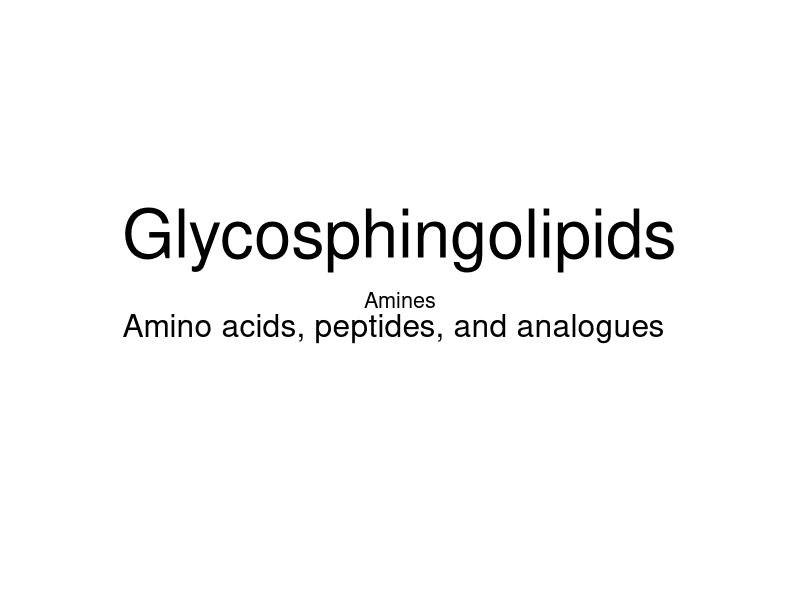
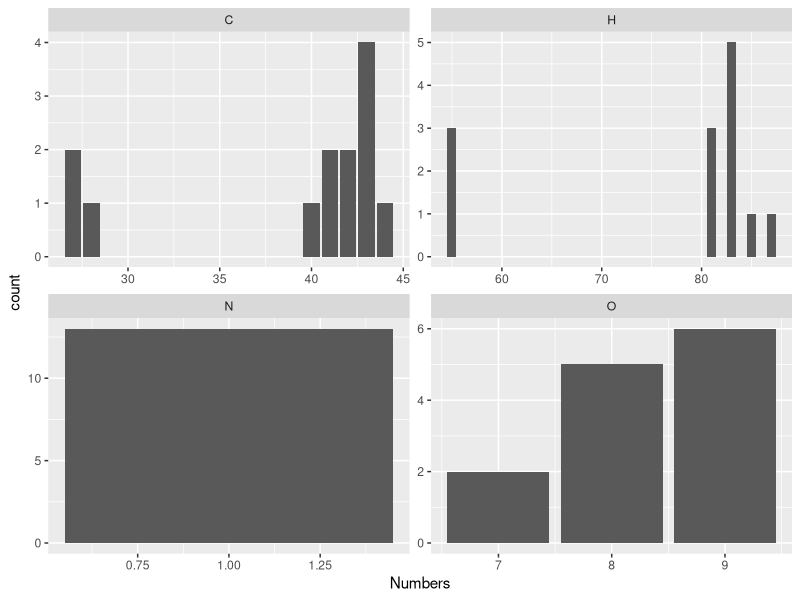
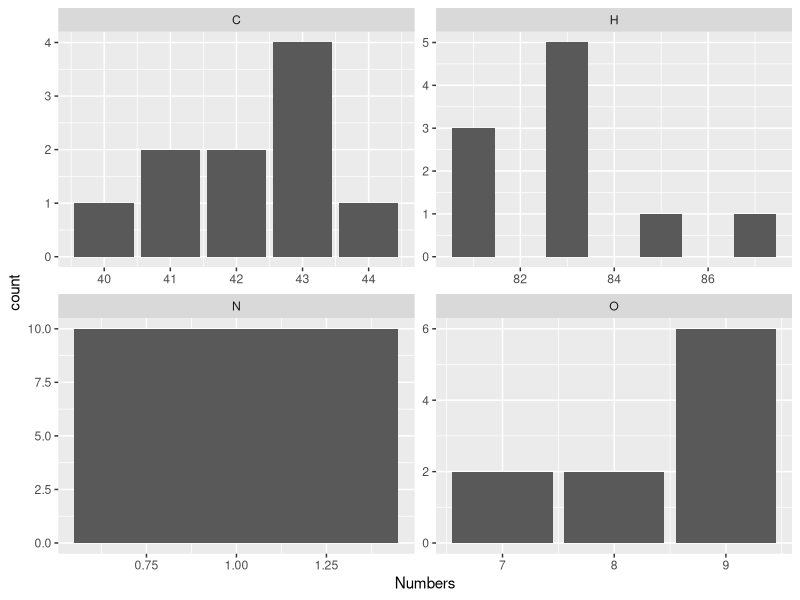
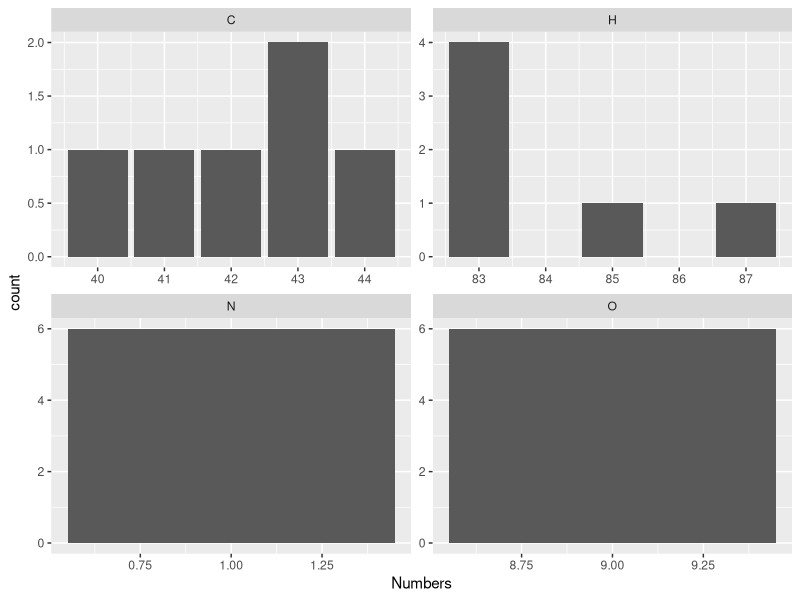
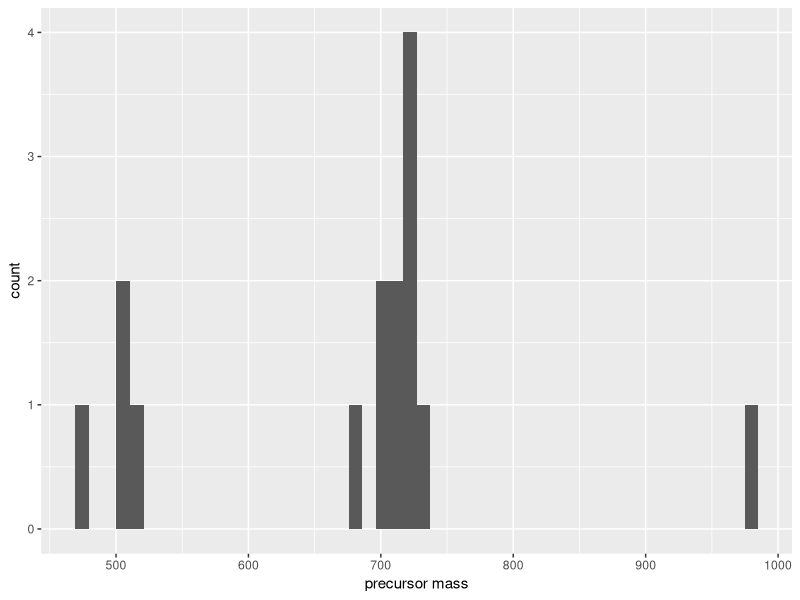
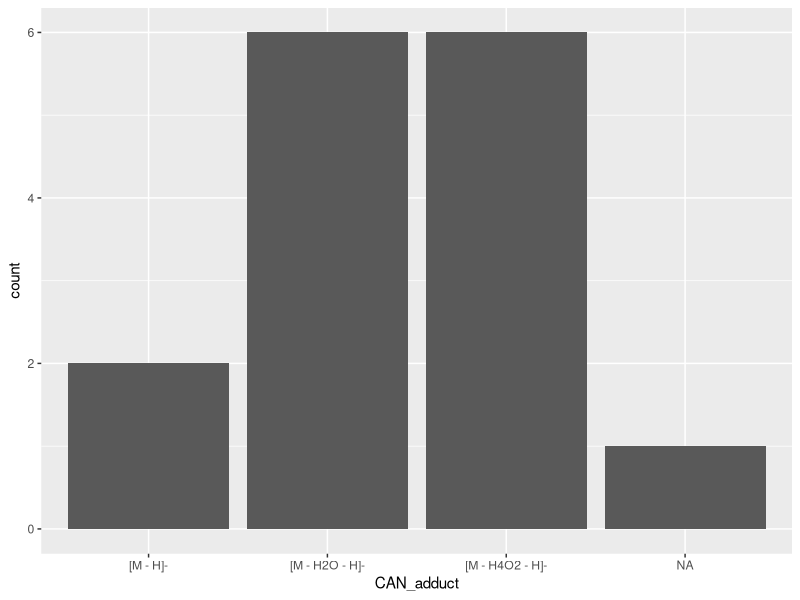
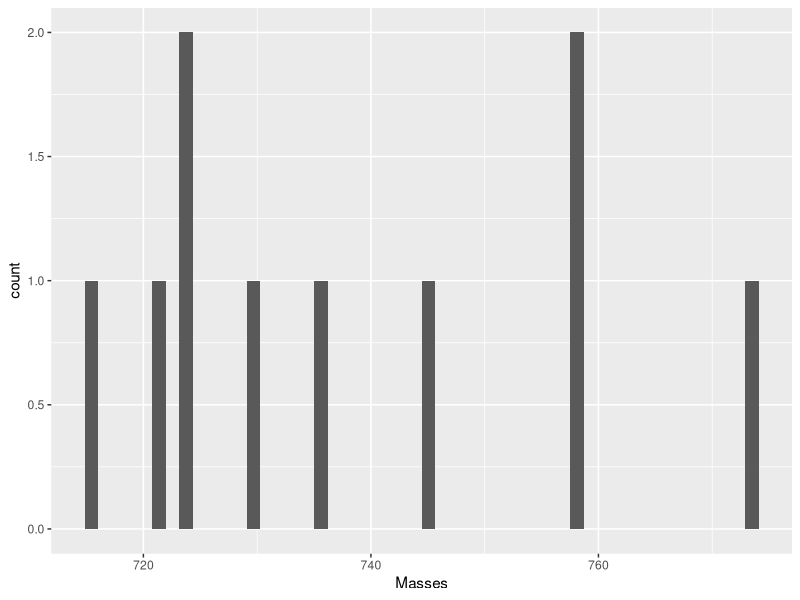

The R script that drew these images, in order:
## ---- chunk 1
library(tidyverse)
library(wordcloud)

rm(list=ls(all=TRUE))
masses <- c(C = 12, H = 1.007825, N = 14.00307400443, O = 15.99491461957, P = 30.973761998, S = 31.9720711744)
## ---- chunk 2
node_annotations <- read_delim("mmvec sebumeter.csv")
## ---- chunk 3
node_annotations <- node_annotations %>% 
  filter(componentindex == 28)

node_annotations %>% nrow()
## ---- chunk 4
node_annotations %>% colnames() %>% sort()
## ---- chunk 5
node_annotations %>% 
  select(starts_with("CAN_")) %>% 
  lapply(sort) %>% lapply(unique)
## ---- chunk 6
word_freq <- tibble(
  Words = node_annotations$CAN_subclass
) %>% 
  filter(!is.na(Words)) %>% 
  mutate(Words = Words %>% str_remove_all("\"")) %>% 
  group_by(Words) %>% 
  summarize(Freq = n()) %>% 
  arrange(-Freq)

word_freq
## ---- chunk 7
wordcloud(word_freq$Words, word_freq$Freq, min.freq = 1, scale = c(4, 1))
## ---- chunk 8
node_annotations %>% 
  select(starts_with("CAN")) %>% 
  lapply(sort) %>% lapply(unique)
## ---- chunk 9
parse_formula <- function(x) {
  if (is.na(x)) tibble() else {
    elements <- x %>% str_remove_all("[0-9]") %>% str_split("") %>% unlist()
    numbers  <- x %>% str_split("[A-Z]") %>% unlist %>% 
      .[2:length(.)] %>% if_else(. == "", "1", .) %>% as.integer()
    tibble(Elements = elements, Numbers = numbers)
  }
}

formula_distribution <- node_annotations %>% 
  filter(CAN_molecularFormula != "C25H52ClNO6") %>% 
  mutate(
    Parsed_Formula = CAN_molecularFormula %>% map(parse_formula)
  ) %>% 
  select(Shared_Name = `shared name`, CAN_molecularFormula, Parsed_Formula) %>% 
  unnest(Parsed_Formula) %>% 
  pivot_wider(names_from = Elements, values_from = Numbers, values_fill = 0)

formula_distribution
## ---- chunk 10
formula_distribution %>% 
  pivot_longer(all_of(c("C", "H", "N", "O")), names_to = "Elements", values_to = "Numbers") %>% 
  ggplot() +
  geom_bar(aes(Numbers)) +
  facet_wrap("Elements", scales = "free")
## ---- chunk 11
formula_distribution %>% 
  filter(C > 35) %>% 
  pivot_longer(all_of(c("C", "H", "N", "O")), names_to = "Elements", values_to = "Numbers") %>% 
  ggplot() +
  geom_bar(aes(Numbers)) +
  facet_wrap("Elements", scales = "free")
## ---- chunk 12
formula_distribution %>% 
  filter(C > 35 & O == 9) %>% 
  pivot_longer(all_of(c("C", "H", "N", "O")), names_to = "Elements", values_to = "Numbers") %>% 
  ggplot() +
  geom_bar(aes(Numbers)) +
  facet_wrap("Elements", scales = "free")
## ---- chunk 13
consensus_formula <- formula_distribution %>% 
  filter(C > 35 & O == 9 & H == 83) %>% 
  pivot_longer(all_of(c("C", "H", "N", "O")), names_to = "Elements", values_to = "Numbers") %>% 
  group_by(Elements, Numbers) %>% 
  summarise(N = n(), .groups = "drop_last") %>% 
  arrange(-N) %>% 
  summarise(Numbers = Numbers[1])

consensus_formula
## ---- chunk 14
consensus_formula %>% 
  mutate(Element_Number = str_c(Elements, Numbers)) %>% 
  pull(Element_Number) %>% 
  str_c(collapse = "")
## ---- chunk 15
consensus_formula %>% 
  mutate(Masses = masses[Elements] * Numbers) %>% 
  .$Masses %>% sum()
## ---- chunk 16
node_annotations %>% 
  ggplot() +
  geom_histogram(aes(`precursor mass`), bins = 50)
## ---- chunk 17
node_annotations %>% 
  ggplot() +
  geom_bar(aes(CAN_adduct))
## ---- chunk 18
formula_distribution %>% 
  filter(C > 35) %>% 
  pivot_longer(all_of(c("C", "H", "N", "O")), names_to = "Elements", values_to = "Numbers") %>% 
  mutate(Masses = masses[Elements] * Numbers) %>% 
  group_by(Shared_Name) %>% 
  summarise(Masses = sum(Masses)) %>% 
  ggplot() +
  geom_histogram(aes(Masses), bins = 50)
